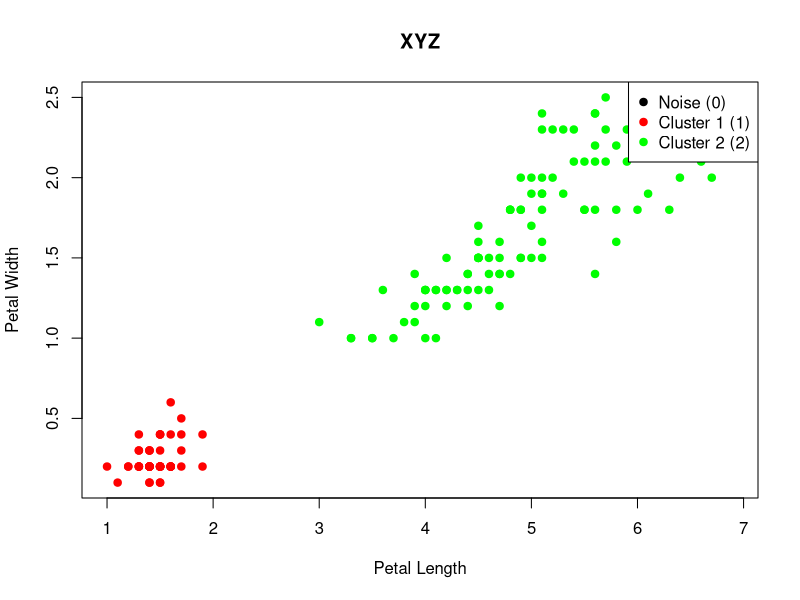

Write the R code that produced this figure.
# Load necessary libraries
library(datasets)
library(dbscan)

# Load the iris dataset (just using Petal.Length and Petal.Width for clustering)
data <- iris[, c("Petal.Length", "Petal.Width")]

# Apply DBSCAN clustering (for example)
DBSCAN_CL <- dbscan(data, eps = 0.5, MinPts = 5)

# Define colors for clusters 0, 1, and 2
colors <- c("black", "red", "green")  # black for noise, red for cluster 1, green for cluster 2

# Create the plot
plot(data$Petal.Length, data$Petal.Width,
     col = colors[DBSCAN_CL$cluster + 1],  # Adjusting for 0-based indexing
     pch = 19, 
     main = "XYZ", 
     xlab = "Petal Length", 
     ylab = "Petal Width")

# Optional: Add a legend
legend("topright", legend = c("Noise (0)", "Cluster 1 (1)", "Cluster 2 (2)"),
       col = colors, pch = 19)
